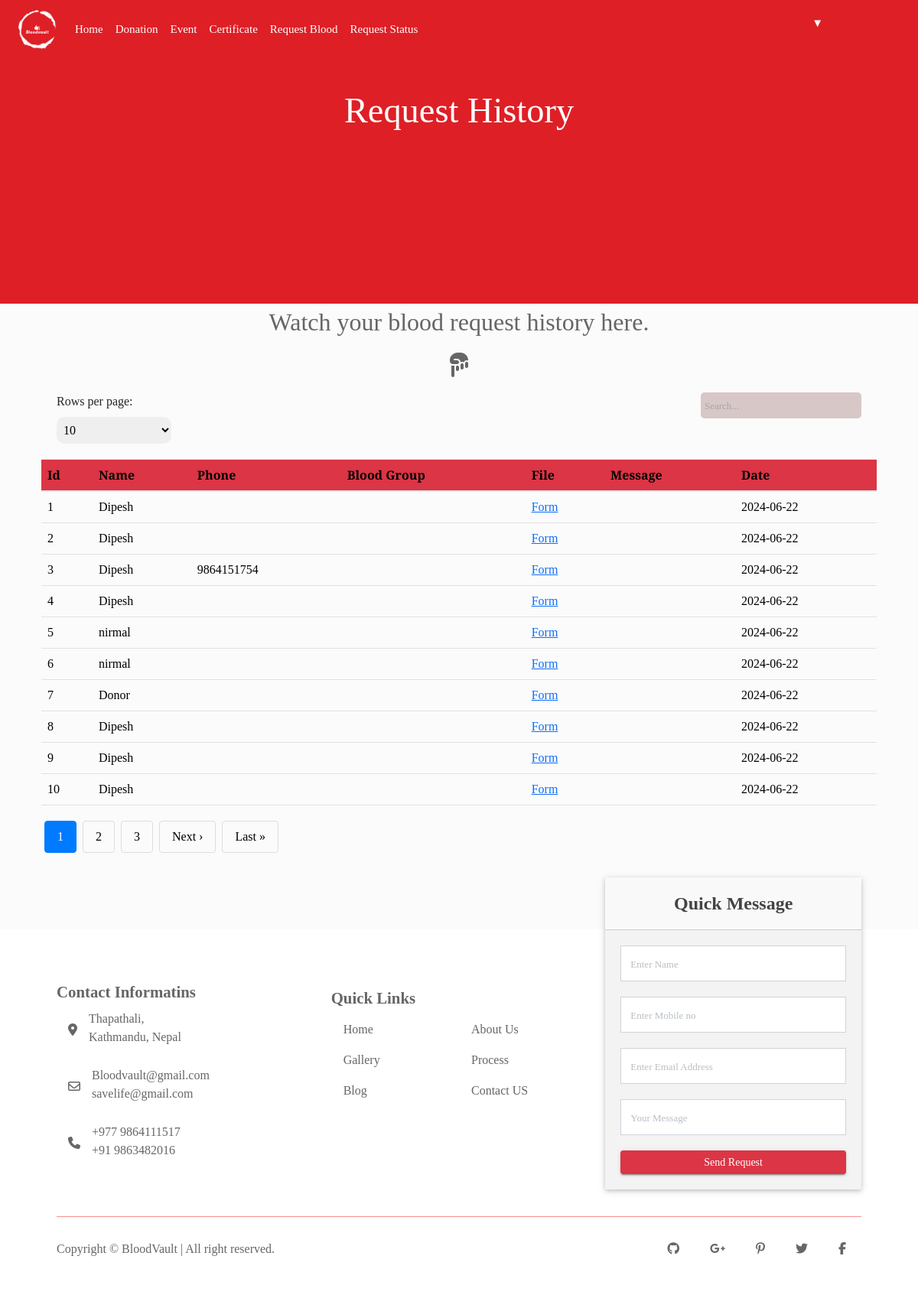
Screenshot of /donor/requesthistory.php with the database file from the repository.
### tables this page shows
CREATE TABLE `request` (
  `id` int(4) NOT NULL,
  `name` varchar(40) NOT NULL,
  `phone` varchar(40) NOT NULL,
  `bgroup` varchar(5) NOT NULL,
  `file` varchar(255) NOT NULL,
  `message` varchar(400) NOT NULL,
  `date` timestamp NOT NULL DEFAULT current_timestamp(),
  `status` text NOT NULL DEFAULT '0'
);

### donor/requesthistory.php (the view, shortened to what this page needs)
<?php
include("includes/header.php");
include("includes/navbar.php");
?>
<section id="body5">
    <div class="rh">
        <h1 class="text-center">Request History</h1>
    </div>
    <?php
require_once "backend/connect.php";
$records_per_page = isset($_GET['records_per_page']) ? intval($_GET['records_per_page']) : 10;
$page = isset($_GET['page']) ? intval($_GET['page']) : 1;
$offset = ($page - 1) * $records_per_page;
$sql = "SELECT * FROM request ORDER BY id DESC LIMIT ?, ?";
$query = $conn->prepare($sql);
$query->bind_param('ii', $offset, $records_per_page);
$query->execute();
$result = $query->get_result();
$rows = $result->fetch_all(MYSQLI_ASSOC);
$total_records_query = $conn->query("SELECT COUNT(*) FROM request");
$total_records = $total_records_query->fetch_row()[0];
$total_pages = ceil($total_records / $records_per_page);
?>
    <div class="container">
        <div class="text">
            <p>Watch your blood request history here.</p><i class="fa-solid fa-hand-point-down"></i>
        </div>
        <div class="table-search">
            <div class="pagination-options">
                <label for="rows-per-page">Rows per page:</label>
                <select id="rows-per-page" onchange="changeRowsPerPage(this.value)">
                    <option value="10" <?php if ($records_per_page == 10) echo 'selected'; ?>>10</option>
                </select>
            </div>
            <div class="search-container">
                <input type="text" id="search-input" oninput="searchTable()" placeholder="Search...">
            </div>
        </div>
        <table class="table ">
            <thead class="bg bg-danger">
                <tr>
                    <th>Id</th>
                    <th>Name</th>
                    <th>Phone</th>
                    <th>Blood Group</th>
                    <th>File</th>
                    <th>Message</th>
                    <th>Date</th>
                </tr>
            </thead>
            <tbody>
                <?php
                 if ($rows): ?>
                <?php $i = ($page - 1) * $records_per_page; ?>
                <?php foreach ($rows as $data): ?>
                <tr>
                    <td><?php echo ++$i;?></td>
                    <td><?php echo $data['name']; ?></td>
                    <td><?php echo $data['phone'] ;?></td>
                    <td><?php echo $data['bgroup'] ;?></td>
                    <td><a href="<?php echo $data['file'] ;?>">Form</a></td>
                    <td><?php echo $data['message'];?></td>
                    <td><?php $date = date('Y-m-d'); echo $date;?></td>
                </tr>
                <?php endforeach; ?>
                <?php else: ?>
                <tr>
                    <td colspan="11">Record not found.</td>
                </tr>
                <?php endif; ?>
            </tbody>
        </table>
        <?php if ($total_pages > 1){ ?>
        <div class="pagination">
            <?php for ($i = max(1, $page - 5); $i <= min($page + 5, $total_pages); $i++){ ?>
            <a href="?page=<?php echo $i; ?>&records_per_page=<?php echo $records_per_page; ?>"
                <?php if ($i === $page) echo 'class="active"'; ?>><?php echo $i; ?></a>
            <?php } ?>
            <?php if ($page < $total_pages){ ?>
            <a href="?page=<?php echo ($page + 1); ?>&records_per_page=<?php echo $records_per_page; ?>">Next
                &rsaquo;</a>
            <a href="?page=<?php echo $total_pages; ?>&records_per_page=<?php echo $records_per_page; ?>">Last
                &raquo;</a>
            <?php } ?>
        </div>
        <?php } ?>
    </div>
</section>
<?php
include("includes/footer.php");
?>

### donor/assets/css/style.css (style rules this page uses)
* { margin: 0px; padding: 0px; list-style: none; box-sizing: border-box; font-family: "Merriweather", serif; }
a { text-decoration: none; outline: none; color: #444; }
a:hover, a:focus, input, textarea { text-decoration: none; outline: none; }
h1, h2, h3, h4, h5, h6 { font-family: montserrat; }
html, body { height: 100%; }
body { background-color: #fefefe !important; }
p { margin-bottom: 0px; width: 100%; }
::placeholder { color: #747f8a !important; font-size: 13px; opacity: 0.5 !important; }
.container { max-width: 1170px; }
html { scroll-behavior: smooth; }
body { margin: 0; padding: 0; display: flex; flex-direction: column; min-height: 100vh; background-color: #f1f1f145 !important; font-family: "Merriweather", serif; overflow-x: hidden; }
#body2 input[type="text"], input[type="integer"], input[type="email"], select, textarea { padding: 5px; border: none; border-radius: 10px; outline: none; }
select { height: 35px; }
#body1, #body2, #body3, #body4, #body5, #body6, #body7 { flex: 1; }
#body4 .form-group input[type="text"], input[type="number"], select, input[type="file"] { padding: 5px; border: none; border-radius: 10px; outline: none; width: 100%; }
#body5 .rh { background-color: #de1f26; width: 100%; height: 40vh; }
#body5 .rh h1 { text-align: center; font-size: 2.9rem; padding: 40px; color: #fff; }
#body5 .text { display: flex; justify-content: center; align-items: center; flex-direction: column; }
#body5 .text p { text-align: center; font-size: 2rem; color: #666; }
#body5 .text i { color: #666; font-size: 2rem; }
.pagination { margin-top: 20px; text-align: center; }
.pagination a { display: inline-block; padding: 8px 16px; text-decoration: none; color: #000; border: 1px solid #ddd; margin: 0 4px; border-radius: 4px; }
.pagination a.active { background-color: #007bff; color: #fff; border-color: #007bff; }
.table-search { display: flex; justify-content: space-between; margin: 20px; }
#search-input { outline: none; padding: 5px; border: none; background-color: #d8c7c7; border-radius: 5px; }

### rows the page displays
request: name "Dipesh"
request: name "Dipesh"
request: name "Dipesh", phone "9864151754"
request: name "Dipesh"
request: name "nirmal"
request: name "nirmal"
request: name "Donor"
request: name "Dipesh"
request: name "Dipesh"
request: name "Dipesh"
